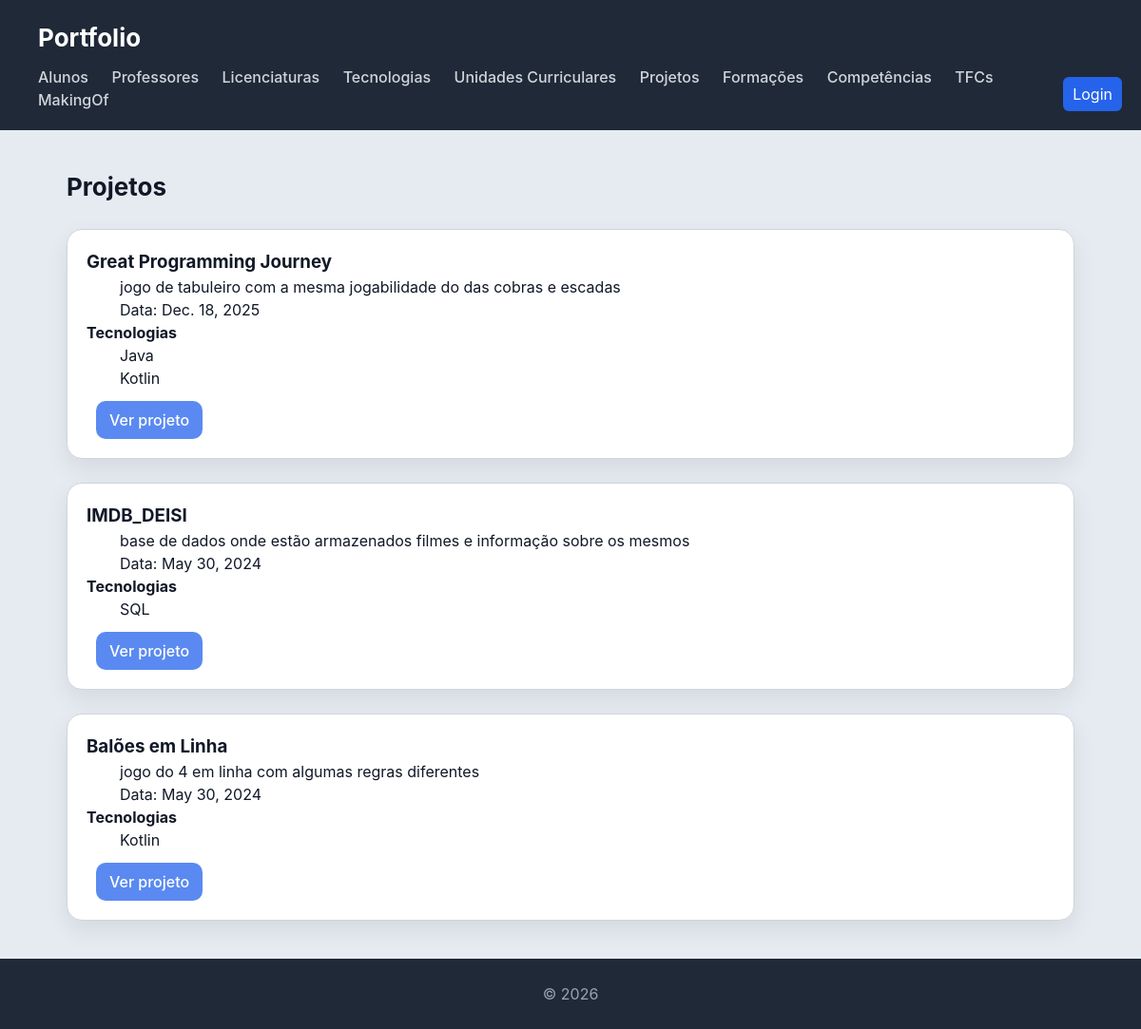
/portfolio/projeto/, run on the app's committed database.
### portfolio/models.py (models this page shows, shortened)
class Projeto(models.Model):
    titulo = models.CharField(max_length=100)
    descricao = models.CharField(max_length=200)
    data_de_realizacao = models.DateField()
    tecnologias = models.ManyToManyField(Tecnologia)
    link = models.URLField()

class Tecnologia(models.Model):
    nome = models.CharField(max_length=100)
    tipo = models.CharField(max_length=150)
    descricao = models.CharField(max_length=200)
    site = models.URLField()
    interesse = models.IntegerField(
        validators=[MinValueValidator(0), MaxValueValidator(10)]
    )

### portfolio/views.py (the view)
# urls.py: path('projeto/', views.projeto_view, name='projeto'),
def projeto_view(request):
    projetos = (
        Projeto.objects
        .prefetch_related('tecnologias')
        .all()
    )
    is_gestor = request.user.is_authenticated and request.user.groups.filter(name='gestor-portfolio').exists()
    return render(request, 'portfolio/projeto.html', {'projetos': projetos, 'is_gestor': is_gestor})

### portfolio/templates/portfolio/projeto.html (shortened to what this page needs)
{% extends "portfolio/base.html" %}
{% block content %}
<h2>Projetos</h2>
<section>
    {% for projeto in projetos %}
    <article>
        <h3>{{ projeto.titulo }}</h3>
        <p>{{ projeto.descricao }}</p>
        <p>Data: {{ projeto.data_de_realizacao }}</p>
        <h4>Tecnologias</h4>
        <ul>
            {% for tech in projeto.tecnologias.all %}
            <li>{{ tech.nome }}</li>
            {% endfor %}
        </ul>
        <a href="{{ projeto.link }}">Ver projeto</a>
    </article>
    {% endfor %}
</section>
{% endblock %}

### portfolio/static/portfolio/style.css (style rules this page uses)
* { box-sizing: border-box; margin: 0; padding: 0; }
a { text-decoration: none; color: inherit; transition: color 0.2s ease; }
article a { display: inline-block; padding: 8px 14px; text-decoration: none; color: white; background-color: #5a8af1; margin-top: 12px; margin-left: 10px; border-radius: 10px; font-weight: 500; transition: all 0.2s ease; }
ul, ol { list-style: none; padding-left: 0; margin: 0; }
body { font-family: "Inter", "Segoe UI", system-ui, -apple-system, sans-serif; background: #e6ebf2; color: #111827; line-height: 1.5; scroll-behavior: smooth; }
h2 { margin-bottom: 20px; font-size: 26px; }
section > article { background: white; padding: 20px; border-radius: 16px; border: 1px solid #d1d5db; box-shadow: 0 10px 25px rgba(0,0,0,0.08); transition: all 0.25s ease; margin-bottom: 20px; margin-top: 25px; }
article { position: relative; }
article p { margin-left: 35px; }
article ul, article ol { margin-left: 35px; }
article { padding-left: 25px; padding-right: 20px; }

### data on the page
Projeto: titulo "Great Programming Journey", descricao "jogo de tabuleiro com a mesma jogabilidade do das cobras e escadas", data_de_realizacao "Dec. 18, 2025"
Tecnologia: nome "Java"
Tecnologia: nome "Kotlin"
Projeto: titulo "IMDB_DEISI", descricao "base de dados onde estão armazenados filmes e informação sobre os mesmos", data_de_realizacao "May 30, 2024"
Tecnologia: nome "SQL"
Projeto: titulo "Balões em Linha", descricao "jogo do 4 em linha com algumas regras diferentes", data_de_realizacao "May 30, 2024"
